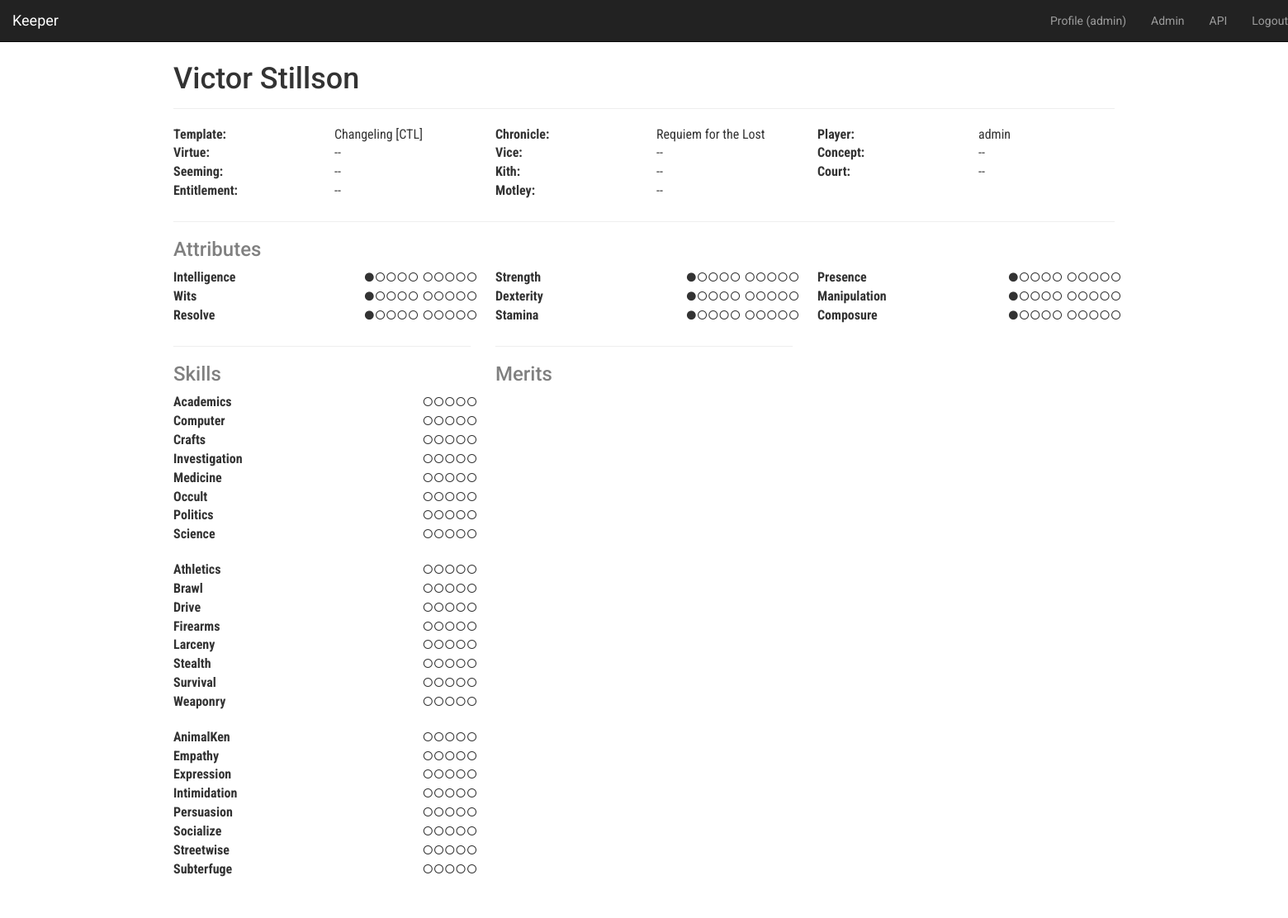
/sheets/character/4 (signed in), run on the app's committed database.
### core/models.py (models this page shows, shortened)
class UserProfile(AbstractUser):
    phone = CharField(max_length=20, blank=True, help_text="Optional.")
    last_visit = DateTimeField(blank=True, null=True, editable=False)
    email_opt_out = BooleanField(default=False)
    class Meta:
        verbose_name = 'User Profile'
    def __str__(self):
        if self.first_name or self.last_name:
            return f"{self.first_name} {self.last_name}"
        return f'{self.username}'

### sheets/models.py (models this page shows, shortened)
class Character(TimeStampedModel, StatusModel):
    objects = Manager()
    STATUS = Choices(
        ('in_progress', 'In Progress'),
        ('approved', 'Approved'),
        ('archived', 'Archived'),
    )
    name = CharField("Name or Alias", max_length=40, db_index=True)
    template = ForeignKey(CharacterTemplate, CASCADE, null=True)
    power_stat = DotsField(default=1, clear=False)
    integrity = DotsField(default=7)
    storyteller_notes = TextField(blank=True, help_text="Hidden from player.")
    player_notes = TextField(blank=True, help_text="Shown in player sheet.")
    resource_start = PositiveIntegerField(default=10, blank=True, null=True)
    resource_max = PositiveIntegerField(default=10, blank=True, null=True)
    concept = CharField(max_length=200, blank=True)
    faction = CharField(max_length=200, blank=True)
    character_group = CharField(max_length=100, blank=True)
    strength = DotsField(default=1, clear=False)
    dexterity = DotsField(default=1, clear=False)
    stamina = DotsField(default=1, clear=False)
    intelligence = DotsField(default=1, clear=False)
    wits = DotsField(default=1, clear=False)
    resolve = DotsField(default=1, clear=False)
    presence = DotsField(default=1, clear=False)
    manipulation = DotsField(default=1, clear=False)
    composure = DotsField(default=1, clear=False)
    academics = DotsField(number=5)
    computer = DotsField(number=5)
    crafts = DotsField(number=5)
    investigation = DotsField(number=5)
    medicine = DotsField(number=5)
    occult = DotsField(number=5)
    politics = DotsField(number=5)
    science = DotsField(number=5)
    athletics = DotsField(number=5)
    brawl = DotsField(number=5)
    drive = DotsField(number=5)
    firearms = DotsField(number=5)
    larceny = DotsField(number=5)
    stealth = DotsField(number=5)
    survival = DotsField(number=5)
    weaponry = DotsField(number=5)
    animal_ken = DotsField(number=5)
    empathy = DotsField(number=5)
    expression = DotsField(number=5)
    intimidation = DotsField(number=5)
    persuasion = DotsField(number=5)
    socialize = DotsField(number=5)
    streetwise = DotsField(number=5)
    subterfuge = DotsField(number=5)
    size = PositiveSmallIntegerField(default=5)
    speed = PositiveSmallIntegerField(default=0)
    initiative = PositiveSmallIntegerField(default=0)
    primary_splat = ForeignKey(Splat, PROTECT, related_name='+', null=True, blank=True)
    primary_sub_splat = ForeignKey(Splat, PROTECT, related_name='+', null=True, blank=True)
    secondary_splat = ForeignKey(Splat, PROTECT, related_name='+', null=True, blank=True)
    secondary_sub_splat = ForeignKey(Splat, PROTECT, related_name='+', null=True, blank=True)
    tertiary_splat = ForeignKey(Splat, PROTECT, related_name='+', null=True, blank=True)
    user = ForeignKey(settings.AUTH_USER_MODEL, SET_NULL, null=True, blank=True, related_name='characters')
    chronicle = ForeignKey(Chronicle, SET_NULL, null=True, blank=True, related_name='characters')
    bashing_damage = PositiveIntegerField(default=0)
    lethal_damage = PositiveIntegerField(default=0)
    aggravated_damage = PositiveIntegerField(default=0)
    willpower = DotsField()
    health = DotsField(number=20, break_after=10)
    primary_anchor = CharField(max_length=40, blank=True)
    secondary_anchor = CharField(max_length=40, blank=True)
    version = PositiveIntegerField(default=0)
    active = QueryManager(status__in=('in_progress', 'approved'))
    uuid = UUIDField(default=uuid.uuid4, editable=False, db_index=True)
    def splats(self):
        results = []
        for category in self.template.splat_categories.all():
            results.append((category.name, getattr(self, category.storage_column())))
        return results
    @missing("Virtue")
    def primary_anchor_name(self):
        return self.template.primary_anchor_name
    @missing("Vice")
    def secondary_anchor_name(self):
        return self.template.secondary_anchor_name
    def __getattribute__(self, name: str):
        if '_specialties' in name:
            skill = name.split('_specialties')[0]
            qs = self.specialities.filter(skill=skill)
            if qs.exists():
                return ', '.join(qs.values_list('speciality', flat=True))
            else:
                return ''
        return super().__getattribute__(name)
    def powers_by_category(self):
        categories = []
        for category in self.template.power_categories.all():
            powers = [p for p in self.powers.filter(power__power_category=category)]
            if powers:
                categories.append((category.name, powers))
        return categories

class CharacterElement(Model):
    character = None
    objects = InheritanceManager()
    class Meta:
        abstract = True

class SkillSpeciality(CharacterElement):
    character = ForeignKey(Character, CASCADE, related_name='specialities')
    skill = CharField(max_length=20, choices=SKILLS, blank=True)
    speciality = CharField(max_length=200, blank=True)
    class Meta:
        verbose_name = "Skill Speciality"
        verbose_name_plural = "Skill Specialities"

class CharacterMerit(CharacterElement):
    character = ForeignKey(Character, CASCADE, related_name='merits')
    merit = ForeignKey(Merit, PROTECT, related_name='+')
    rating = DotsField(default=1, clear=False)
    details = CharField(max_length=200, blank=True)
    class Meta:
        verbose_name = "Merit"

### game_rules/models.py (models this page shows, shortened)
class CharacterTemplate(models.Model):
    GAME_LINES = Choices(
        ('gmc', 'God Machine Chronicles'),
        ('vtr', 'Vampire the Requiem'),
        ('ctl', 'Changeling the Lost'),
        ('mtaw', 'Mage the Awakening'),
        ('wtf', 'Werewolf the Forsaken'),
        ('gts', 'Geist the Sin-Eaters'),
    )
    name = models.CharField(max_length=20)
    game_line = models.CharField(max_length=20, choices=GAME_LINES)
    integrity_name = models.CharField(
        max_length=20, verbose_name="Integrity", default="Integrity", blank=True)
    power_stat_name = models.CharField(max_length=20, verbose_name="Power Stat", blank=True)
    resource_name = models.CharField(max_length=20, verbose_name="Resource", blank=True)
    primary_anchor_name = models.CharField(
        max_length=20, verbose_name="Primary Anchor", default="Virtue", blank=True)
    secondary_anchor_name = models.CharField(
        max_length=20, verbose_name="Secondary Anchor", default="Vice", blank=True)
    character_group_name = models.CharField(
        max_length=20, verbose_name="Group Name", default="Group", blank=True)
    reference_code = models.SlugField('Code', unique=True)
    class Meta:
        verbose_name = "Character Template"
        ordering = ('name', 'game_line')
    def __str__(self):
        return f'{self.name} [{self.game_line.upper()}]'

class SplatCategory(models.Model):
    FLAVORS = Choices(
        ('primary', 'Primary Kind'),
        ('primary_sub', 'Secondary Kind'),
        ('secondary', 'Major Faction'),
        ('secondary_sub', 'Minor Faction'),
        ('tertiary', 'Tertiary Kind'),
    )
    name = models.CharField(max_length=20)
    character_template = models.ForeignKey(
        CharacterTemplate, on_delete=models.CASCADE, related_name='splat_categories')
    flavor = models.CharField(max_length=20, choices=FLAVORS)
    is_required = models.BooleanField(default=False)
    class Meta:
        unique_together = ('character_template', 'flavor')
        ordering = ('character_template', 'flavor', )
        verbose_name = ('Splat Category')
        verbose_name_plural = ('Splat Categories')
    def storage_column(self):
        return f'{self.flavor}_splat'

### organization/models.py (models this page shows, shortened)
class BaseOrganization(Model):
    name = CharField(max_length=200, help_text="Required. Must be unique.", unique=True)
    class Meta:
        abstract = True

class Chronicle(BaseOrganization):
    rules_url = URLField('Rules URL', blank=True, help_text='URL pointing to the chronicle game and approval rules.')
    organization = ForeignKey('Organization', CASCADE, related_name='chronicles')
    short_description = TextField(blank=True)
    reference_code = SlugField('Reference Code', help_text='Unique short name or acronym.')
    class Meta:
        verbose_name = 'Chronicle'

### sheets/views.py (the view)
# urls.py: path('sheets/character/<int:pk>', CharacterDetail.as_view(), name="character-detail"),
class CharacterDetail(DetailView):
    model = Character
    template_name = 'sheets/character_detail.html'
    context_object_name = 'character'
    def get_context_data(self, **kwargs):
        context = super().get_context_data(**kwargs)
        context['five'] = range(5)
        context['ten'] = range(10)
        return context

### keeper/utils.py (called while the page is built)
def missing(val):
    def decorator(func):
        def wrapper(*args, **kwargs):
            try:
                return func(*args, **kwargs)
            except (IndexError, AttributeError):
                return val
        return wrapper
    return decorator

### organization/context_processors.py (called while the page is built)
def membership(request):
    context = {}
    if request.user and not request.user.is_anonymous:
        try:
            member_pk = request.session['membership']
            context['membership'] = Membership.objects.get(pk=member_pk, user=request.user)
        except (KeyError, Membership.DoesNotExist):
            context['membership'] = obj = Membership.objects.filter(user=request.user).first()
            if obj:
                request.session['membership'] = obj.pk
    return context

### templates/sheets/character_detail.html (shortened to what this page needs)
{% extends 'base.html' %}{% load static %}
{% block extrastyle %}
    <link rel="stylesheet" type="text/css" href="{% static 'css/character.css' %}">
{% endblock %}
{% block actiontitle %}{{ character.name }}{% endblock %}
{% block content %}
    <div class="row">
        {% include 'sheets/column.html' with title="Template" value=character.template %}
        {% include 'sheets/column.html' with title="Chronicle" value=character.chronicle.name %}
        {% include 'sheets/column.html' with title="Player" value=character.user %}
    </div>
    <div class="row">
        {% include 'sheets/column.html' with title=character.primary_anchor_name value=character.primary_anchor %}
        {% include 'sheets/column.html' with title=character.secondary_anchor_name value=character.secondary_anchor %}
        {% include 'sheets/column.html' with title="Concept" value=character.concept %}
    </div>
    <div class="row">
        {% for splat, value in character.splats %}
            {% include 'sheets/column.html' with title=splat value=value %}
        {% endfor %}
        {% include 'sheets/column.html' with title=character.template.character_group_name value=character.character_group %}
    </div>
    <br><hr>
    <div class="row">
        <div class="col-lg-4 col-xs-12">
            <h3 class="power-title">Attributes</h3>
        </div>
    </div>
    <div class="row">
        {% include 'sheets/attributes.html' %}
    </div>
    <div class="row">
        <div class="col-lg-4 col-md-4 col-sm-6 col-xs-12">
            <hr>
            <div class="container" style="padding: 0">
                {% include 'sheets/skills.html' %}
            </div>
        </div>
        <div class="col-lg-4 col-md-4 col-sm-6 col-xs-12">
            <hr>
            <div class="container" style="padding: 0">
                {% include 'sheets/merits.html' %}
            </div>
        </div>
    </div>
    <br><br>
{% endblock %}

### templates/navbar.html (shortened to what this page needs)
{% load bootstrap3 %}
<nav class="navbar navbar-inverse navbar-static-top">
    <div class="navbar-header">
        <a class="navbar-brand" href="{% url 'index' %}">Keeper</a>
    </div>
    <div class="collapse navbar-collapse">
        <ul class="nav navbar-nav navbar-right">
            <li><a href="{% url 'profile' %}">
              Profile ({{ user.username }})
            </a></li>
            {% if user.is_staff %}
                <li><a target="_blank" href="{% url 'admin:index' %}">
                  Admin
                </a></li>
                <li><a target="_blank" href="{% url 'api-root' %}">
                  API</a></li>
            {% endif %}
            <li><a href="{% url 'account_logout' %}">Logout</a></li>
        </ul>
    </div>
</nav>

### templates/sheets/column.html
<div class="col-md-2 col-sm-3 col-xs-6"><span class="character-col-title">{{ title }}:</span></div>
<div class="col-md-2 col-sm-3 col-xs-6"><span class="character-col-value">{{ value|default:"--" }}</span></div>

### templates/sheets/column_skills.html (shortened to what this page needs)
<div class="col-lg-1 col-sm-2 col-xs-4"><span class="character-col-title">{{ title }}</span></div>
{% with cap=cap|default:five %}
    <div class="col-lg-2 col-sm-2 col-xs-4">
    </div>
    <div class="col-lg-1 col-sm-2 col-xs-4 character-dots">
        {% for i in cap %}
            {% if i < value %}&#9679;{% else %}&#9675;{% endif %}
        {% endfor %}
    </div>
{% endwith %}

### core/static/css/site.css (style rules this page uses)
body { font-family: 'Roboto', sans-serif; }

### core/static/css/character.css (style rules this page uses)
hr { margin-top: 5px; }
.character-col-title { font-weight: bold; }
.character-col-title, .character-col-value { font-family: "Roboto Condensed", sans-serif; font-size: 16px; }
.character-dots { font-size: 25px; letter-spacing: -4px; line-height: 80%; text-align: right; padding-right: 20px; }
.power-title { margin-top: 0; color: grey; }

### data on the page
UserProfile: username "admin", first_name+last_name+username "admin"
Character: name "Victor Stillson", intelligence 1 (drawn), wits 1 (drawn), resolve 1 (drawn), strength 1 (drawn), dexterity 1 (drawn), stamina 1 (drawn), presence 1 (drawn), manipulation 1 (drawn), composure 1 (drawn), academics 0 (drawn), computer 0 (drawn), crafts 0 (drawn), investigation 0 (drawn), medicine 0 (drawn), occult 0 (drawn), politics 0 (drawn), science 0 (drawn), athletics 0 (drawn), brawl 0 (drawn), drive 0 (drawn), firearms 0 (drawn), larceny 0 (drawn), stealth 0 (drawn), survival 0 (drawn), weaponry 0 (drawn), animal_ken 0 (drawn), empathy 0 (drawn), expression 0 (drawn), intimidation 0 (drawn), persuasion 0 (drawn), socialize 0 (drawn), streetwise 0 (drawn), subterfuge 0 (drawn)
CharacterTemplate: name+game_line "Changeling [CTL]", primary_anchor_name "Virtue Vice Motley"
Chronicle: name "Requiem for the Lost"
SplatCategory: splats "Seeming"
SplatCategory: splats "Kith"
SplatCategory: splats "Court"
SplatCategory: splats "Entitlement"
SkillSpeciality: skill "Investigation"
CharacterMerit: details "Firearms"

### other printed values
{{ title }} "Template Chronicle Player Concept"
{{ value|default:"--" }} "-- -- -- --" "--" "--" "--" "--"
{{ title }} "Intelligence Wits Resolve Strength Dexterity Stamina Presence Manipulation Composure"
{{ title }} "Academics Computer Crafts Medicine Occult Politics Science Athletics Brawl Drive Larceny Stealth Survival Weaponry AnimalKen Empathy Expression Intimidation Persuasion Socialize Streetwise Subterfuge"
